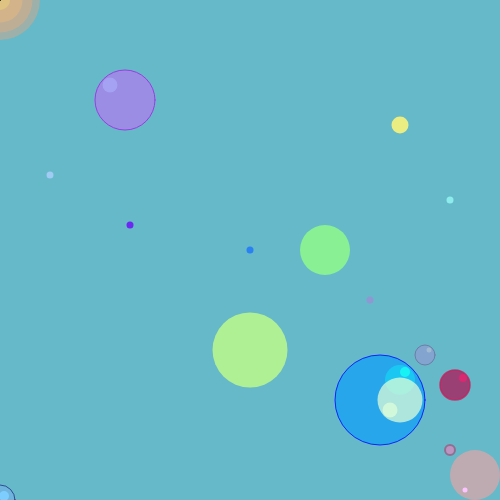
Frame 1 (no input)
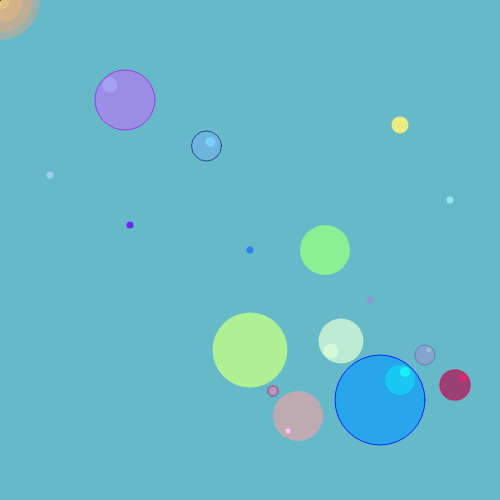
Frame 60 (no input)
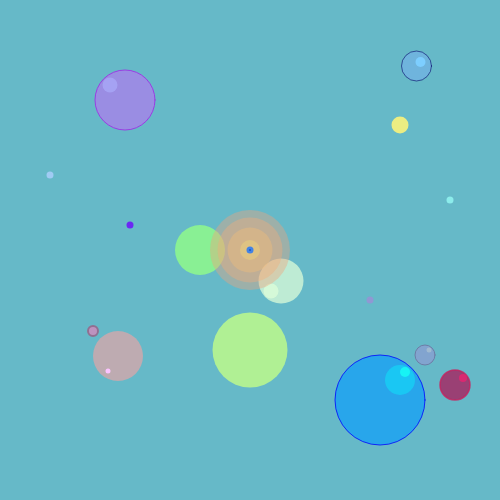
Frame 120 (the mouse pressed at the canvas centre since frame 60)

The p5.js sketch that drew these frames (run headless with seeded random() and noise() and a simulated clock; from frame 60 on, the mouse is pressed at the canvas centre):

// p5.js sketch
// ── sketch.js
var x = 0
var y = 500
var speed = 6
var speed1 = 2*3

var h = 400
var v = 400
var speed2 = 1
var speed3 = 1

var o = 475
var k = 475
var speed4 = 3
var speed5 = 1

function setup() {
  createCanvas(500, 500);
  let a = -12;
  let b = abs(a);

  print(a);
  print(b);
  print(x);
  
}



function draw() {
  background(102,185,200);
  
  push();
  stroke(0,0,255,200);
  fill(23,161,245,200);
  ellipse(380,400,90,90);
  pop();
  push();
  noStroke();
  fill(23,208,245,200);
  ellipse(400,380,30,30);
  pop();
  push()
  noStroke();
  fill(23,255,245,200);
  ellipse(405,372,10,10);
  pop();
  
  push();
  strokeWeight(1);
  stroke(109,125,166),200;
  fill(138,158,209,200);
  ellipse(425,355,20,20);
  pop();
  push();
  noStroke();
  fill(168,193,209,200);
  ellipse(429,350,5,5);
  pop();
  push();
  strokeWeight(1.5);
  stroke(200,30,93,200);
  fill(168,30,93,200);
  ellipse(455,385,30,30);
  pop();
  push();
  noStroke();
  fill(235,35,112,200);
  ellipse(463,378,8,8);
  pop();
  
  
////////////////////////////////////////////
  
  
  push();
  noStroke();
  fill(147,255,135,200);
  let b1 = map(mouseX,50,width,300,75);
  ellipse(b1,250,50,50);
  pop();
  push();
  noStroke();
  fill(197,255,135,200);
  let b2 = map(mouseX,mouseY,width,250,100,true);
  ellipse(b2,350,75,75);
  pop();
  
  
///////////////////////////////////////////////
  
  
  push();
  stroke(0,0,100,150);
  fill(125,173,255,99);
  ellipse(x,y,30,30);
  pop(); //bubble 3
  push();
  noStroke();
  fill(125,206,255);
  ellipse(x+4,y-4,10,10);
  pop(); //detail
  
  if (x > width){
      speed = - 3;
  }
  if (y <= 0){
      speed1 = - 2
  }
  if (x <= 0){
      speed = 3.5
  }
  if (y > height){
      speed1 = 2
  }
  
  x = x + speed;
  y = y - speed1;
  
  
////////////////////////////////////////////////
  
  
  push(); 
  if (mouseX > 250) {
    stroke(154,61,227);
    fill(122,99,186,180);
    ellipse(125,100,60,60);
  }else {
    stroke(154,61,227);
    fill(154,141,227);
    ellipse(125,100,60,60);
  }
  pop(); //bubble 4
  
  push();
  if (mouseX > 250) {
    noStroke();
    fill(160,108,210,150);
    ellipse(110,85,15,15);
  }else {
    noStroke();
    fill(173,176,255,150);
    ellipse(110,85,15,15);
  }
  pop(); //detail
  
  
///////////////////////////////////////////////
  
  
  push();
  noStroke();
  fill(221,253,217,190);
  ellipse(h,v,45,45);
  ellipse(h-10,v+10,15,15);
  pop();

  if (h > width){
      speed2 = +5;
  }
  if (h <= 0){
      speed2 = -2;
  }
  if (v <= 0){
      speed3 = -2;
  }
  if (v >= height){
      speed3 = +7;
  }
  
  h = h - speed2;
  v = v - speed3;
  
  
///////////////////////////////////////////
  
  
  push();
  noStroke();
  fill(230,165,166,175);
  ellipse(o,k,50,50);
  pop();
  push();
  stroke(144,112,145);
  strokeWeight(2);
  fill(189,147,191);
  ellipse(o-25,k-25,10,10);
  pop();
  push();
  noStroke();
  fill(252,196,255);
  ellipse(o-10,k+15,5,5);
  pop();
  
  o = o - speed4;
  k = k - speed5;
  
  
///////////////////////////////
  
  
  push();
  fill(241,161,121,100);
  noStroke();
  ellipse(mouseX,mouseY,80,80);
  pop();
  push();
  noStroke();
  fill(241,171,121,100);
  ellipse(mouseX,mouseY,65,65);
  pop();
  push();
  noStroke();
  fill(241,190,121,100);
  ellipse(mouseX,mouseY,45,45);
  pop();
  push();
  noStroke();
  fill(241,220,121,100);
  ellipse(mouseX,mouseY,20,20);
  pop();
  
  push();
  strokeWeight(2);
  point(mouseX,mouseY);
  pop();
  
  
////////////////////////////////////////
  
  push();
  let a = 50;
  let b = 450;
  let c = lerp(a, b, 0.2);
  let d = lerp(a, b, 0.5);
  let e = lerp(a, b, 0.8);

  let p = 175;
  let q = 200;
  let r = 225;
  let s = 250;
  let t = 300;

  strokeWeight(7);
  stroke(176,208,255,200);
  point(a, p);
  stroke(150,250,245,200);
  point(b, q);

  stroke(108,0,255,200);
  point(c, r);
  stroke(24,113,255,200);
  point(d, s);
  stroke(155,143,214,200);
  point(e, t);
  pop();
  
  
///////////////////////////////////////////  

  
  push();
  let bub = '17';
  let diameter = float(bub);
  noStroke();
  fill(235,237,130);
  ellipse(width/1.25,height/4,diameter,diameter);
  pop();
  

  
}
